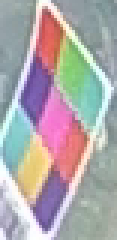
//> input picture data/hi1.png, 39 x 80 px (shown 3 times larger)
$ ./Sodyo_assigment data/hi1.png   (built with g++ and OpenCV 4)
//> lines starting //> are read from the running program, lines starting //| are printed output that depends on the picture; after the words box and inside, x2 and y2 are one past the last pixel; in counts of white or black regions, pixels touching at a corner belong together
// Sodyo assigment.cpp : main
#define NOMINMAX
#include <iostream>
#include <opencv2/opencv.hpp>
#include <vector>
#include <filesystem>
#include <algorithm>
#include <initializer_list>
#include <cmath>
#include <numeric>    // std::accumulate


struct Patch {
    std::string color;
    cv::Rect box;
    cv::Point2f center;
    double area;
    int id;                 // << new: index to map into rot[x',y']
};
enum class FailureReason {
    NONE = 0,
    FEW_PATCHES = 1,     // фзеъ огй фац'йн
    ASSIGN_GRID = 2,     // рлщм ббрййъ 3тм3
    SPACING = 3,         // сийеъ ошзчйн (cvx/cvy) вгемеъ огй/сйгеш щвей
    SMALL_HULL = 4,      // оти огй рчегеъ бчоеш
    BAD_BBOX = 5,        // bbox_area ма ъчйп
    LOW_COVERAGE = 6     // йзс лйсей оъзъ мсу
};

// [12 lines left out: function fr_to_cstr, not called in this run]

static void emit_marker_result(const std::string& name, bool ok, FailureReason fr, bool debug_mode, int pct=-1) {
    if (ok) {
        std::cout << name << " " << pct << "%" << "\n";
    }
    else {
        std::cout << "marker_not_found " << name << " " << fr_to_cstr(fr) << "\n";
    }
}

using namespace cv;
using namespace std;
using clk = std::chrono::high_resolution_clock;
namespace {
    Mat inRangeHSV(const Mat& hsv, Scalar low, Scalar high) {
        Mat mask;
        inRange(hsv, low, high, mask);
        return mask;
    }
    void cleanMask(Mat& mask) {
        Mat k = getStructuringElement(MORPH_ELLIPSE, { 3,3 });
        morphologyEx(mask, mask, MORPH_OPEN, k);
        morphologyEx(mask, mask, MORPH_CLOSE, k);
    }
    void showOrSaveMask(const string& title, const Mat& mask, bool debug_mode) {
        if (debug_mode) {
            imshow(title, mask);
        }
    }
    // [15 lines left out: functions comparePatches, median_of, not called in this run]
}

// ------- helpers -------
// [7 lines left out: function stdev, not called in this run]
template<typename T>
// [5 lines left out: function median_vec, not called in this run]

// PCA rotate to x', y'
static void pca_rotate(const std::vector<cv::Point2f>& pts,
    std::vector<cv::Point2f>& rotated,
    cv::Point2f& mean,
    cv::Mat& eigvecs) {
    cv::Mat data((int)pts.size(), 2, CV_32F);
    for (int i = 0;i < (int)pts.size();++i) {
        data.at<float>(i, 0) = pts[i].x;
        data.at<float>(i, 1) = pts[i].y;
    }
    cv::PCA pca(data, cv::Mat(), cv::PCA::DATA_AS_ROW);
    eigvecs = pca.eigenvectors.clone(); // 2x2
    mean = cv::Point2f(pca.mean.at<float>(0, 0), pca.mean.at<float>(0, 1));
    rotated.resize(pts.size());
    for (int i = 0;i < (int)pts.size();++i) {
        cv::Vec2f v(pts[i].x - mean.x, pts[i].y - mean.y);
        cv::Mat vm = (cv::Mat_<float>(1, 2) << v[0], v[1]);
        cv::Mat r = vm * eigvecs.t();
        rotated[i] = cv::Point2f(r.at<float>(0, 0), r.at<float>(0, 1)); // (x’, y’)
    }
}

// pick 3 columns in a row using KMeans on x' (returns medoids)
// [48 lines left out: function pick_triplet_kmeans_xprime, not called in this run]

int main(int argc, char** argv)
{
    if (argc < 2) {
        cout << "the program needs pictures names as arguments" << endl;
        return 1;
    }
    bool debug_mode = false;
    vector<string> valid_images_names;
    vector<string> valid_extensions = { ".png",".jpg", ".jpeg" };
    bool any_fail = false;

    for (int i = 1; i < argc; ++i) {
        std::string arg = argv[i];
        if (arg == "--debug") {
            debug_mode = true;
            continue;
        }
        std::filesystem::path name = arg;
        string ext = name.extension().string();
        std::transform(ext.begin(), ext.end(), ext.begin(), [](unsigned char c) { return (char)std::tolower(c); });
        bool ext_ok = std::count(valid_extensions.begin(), valid_extensions.end(), ext) > 0;
        if (std::filesystem::exists(name) && ext_ok) {
            valid_images_names.push_back(name.string());
        }
        else {
            cout << name << " is not valid picture address" << endl;
            any_fail = true;
        }
    }

    if (valid_images_names.empty()) return 1;
    int pass_count = 0, fail_count = 0;

    for (size_t i = 0; i < valid_images_names.size(); i++)
    {
        auto t0 = clk::now();
        Mat image = imread(valid_images_names[i], IMREAD_COLOR);
//> image is the input picture: 80 rows x 39 cols, CV_8UC3; mean B, G, R 170.5, 168.1, 174.2
        if (image.empty()) {
            cout << "failed_to_load " << valid_images_names[i] << endl;
            cout << valid_images_names[i] << " 0%" << std::endl;
            any_fail = true;
            continue;
        }
        const int MAX_W = 640, MAX_H = 480;
        if (image.cols > MAX_W || image.rows > MAX_H) {
            double sx = (double)MAX_W / image.cols;
            double sy = (double)MAX_H / image.rows;
            double s = std::min(sx, sy);
            cv::resize(image, image, cv::Size(), s, s, cv::INTER_AREA);
        }
        Mat hsv_image;
        cvtColor(image, hsv_image, COLOR_BGR2HSV);
//> hsv_image: 80 rows x 39 cols, CV_8UC3; mean H, S, V 89, 57.1, 193.5
        GaussianBlur(hsv_image, hsv_image, Size(3, 3), 0);
//> hsv_image: 80 rows x 39 cols, CV_8UC3; mean H, S, V 89.1, 57.2, 193.5

        if (debug_mode) { imshow("Debug - Original ", image); waitKey(1); }

        // --- color masks ---
        cv::Mat red1 = inRangeHSV(hsv_image, { 0,   80, 60 }, { 10, 255, 255 });
//> in inRangeHSV, `inRange(hsv, low, high, mask);`:
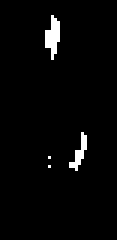
//> mask: 80 rows x 39 cols, CV_8UC1 (shown 3 times larger); 2.5% white; 4 white regions (2 under 20 px), largest, box (x1, y1, x2, y2) and area: (15, 5, 20, 20) 46, (23, 44, 29, 57) 30
        cv::Mat red2 = inRangeHSV(hsv_image, { 170, 80, 60 }, { 180,255, 255 });
        cv::Mat red; cv::bitwise_or(red1, red2, red);
//> after `cv::bitwise_or(red1, red2, red)`:
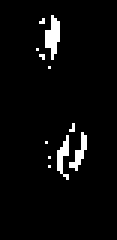
//> red: 80 rows x 39 cols, CV_8UC1 (shown 3 times larger); 3.9% white in thin lines or dots, all inside (x1, y1, x2, y2) = (12, 5, 29, 60)
        cv::Mat green = inRangeHSV(hsv_image, { 35,  60, 60 }, { 85,  255, 255 });
        cv::Mat blue = inRangeHSV(hsv_image, { 90,  60, 60 }, { 130, 255, 255 });
        cv::Mat yellow = inRangeHSV(hsv_image, { 20,  60, 60 }, { 35,  255, 255 });
//> in inRangeHSV (call 5), `inRange(hsv, low, high, mask);`:
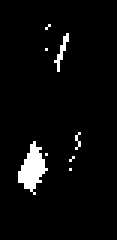
//> mask: 80 rows x 39 cols, CV_8UC1 (shown 3 times larger); 4% white; 8 white regions (6 under 20 px), largest, box (x1, y1, x2, y2) and area: (6, 47, 16, 65) 93, (18, 11, 23, 24) 20
        cv::Mat cyan = inRangeHSV(hsv_image, { 80,  60, 60 }, { 95,  255, 255 });
//> in inRangeHSV (call 6), `inRange(hsv, low, high, mask);`:
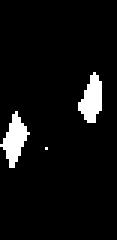
//> mask: 80 rows x 39 cols, CV_8UC1 (shown 3 times larger); 5.7% white; 3 white regions (1 under 20 px), largest, box (x1, y1, x2, y2) and area: (0, 37, 10, 56) 91, (26, 24, 34, 41) 87
        cv::Mat magenta = inRangeHSV(hsv_image, { 140, 60, 60 }, { 170, 255, 255 });
//> in inRangeHSV (call 7), `inRange(hsv, low, high, mask);`:
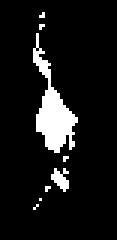
//> mask: 80 rows x 39 cols, CV_8UC1 (shown 3 times larger); 8.8% white; 8 white regions (6 under 20 px), largest, box (x1, y1, x2, y2) and area: (11, 11, 26, 51) 230, (17, 56, 23, 64) 28

        for (Mat* m : initializer_list<Mat*>{ &red,&green,&blue,&yellow,&cyan,&magenta }) cleanMask(*m);
//> this loop made 6 passes
//> pass 1, in cleanMask, `morphologyEx(mask, mask, MORPH_OPEN, k);`:
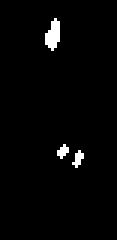
//> mask: 80 rows x 39 cols, CV_8UC1 (shown 3 times larger); 2% white; 3 white regions (2 under 20 px), largest, box (x1, y1, x2, y2) and area: (15, 6, 20, 17) 37
//> pass 2, in cleanMask (call 2), `morphologyEx(mask, mask, MORPH_OPEN, k);`:
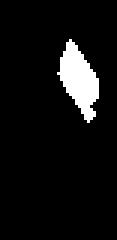
//> mask: 80 rows x 39 cols, CV_8UC1 (shown 3 times larger); 6.7% white; 1 white region, box (x1, y1, x2, y2) and area: (19, 13, 33, 41) 210

        showOrSaveMask("mask_red", red, debug_mode);
        showOrSaveMask("mask_green", green, debug_mode);
//> (the rest of the program and of its run is left out)
